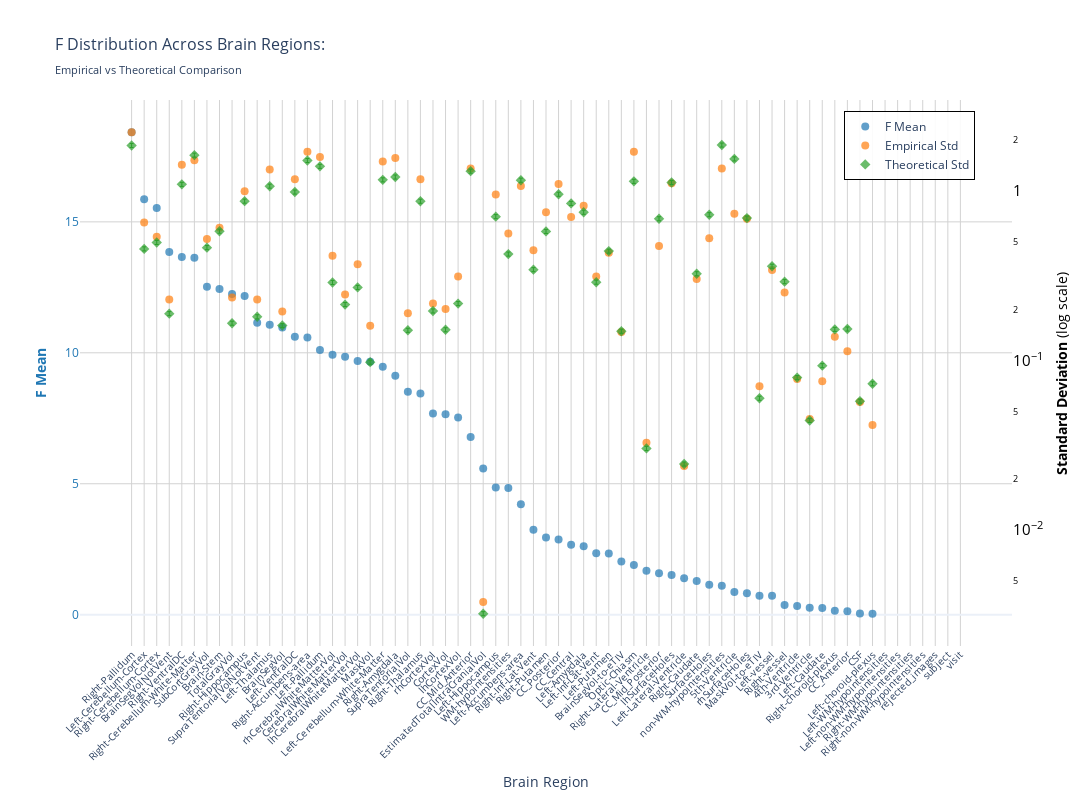
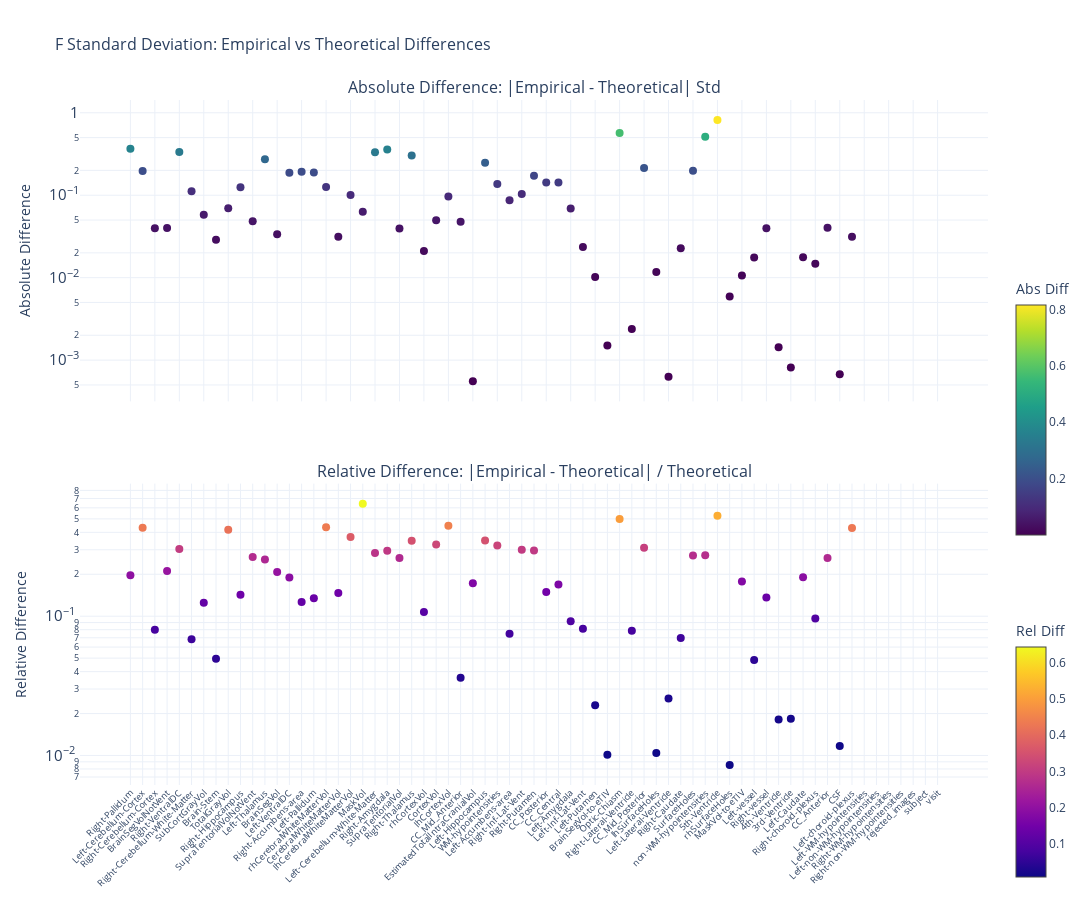

The code cell stored with these charts, in order, in its notebook:
### Markdown cell above
### F-statistic

### Code cell
nu_nav = df_navr[(df_navr["timepoint"] == "baseline") & (df_navr["group"] == "HC-PD")]
data_path = stats_dir / f"ancova_baseline_{METRIC}.parquet"
df, stats = get_test_stats(
    data_path, stat_functions_F, nu_nav, hemisphere=False, study="baseline"
)
show_figure(stats, hemisphere=False, stat_name="F", study="baseline", metric=METRIC)

### Figure 1 — Plotly figure (JSON) as saved in the notebook; plotly's stock layout.template omitted (floating-point values rounded to 4 significant figures)
{"data": [{"hovertemplate": "<b>%{x}</b><br>Mean F: %{y:.2f}<br><extra></extra>", "marker": {"color": "#1f77b4", "opacity": 0.7, "size": 8}, "mode": "markers", "name": "F Mean", "type": "scatter", "x": ["Right-Pallidum", "Left-Cerebellum-Cortex", "Right-Cerebellum-Cortex", "BrainSegVolNotVent", "Right-VentralDC", "Right-Cerebellum-White-Matter", "SubCortGrayVol", "Brain-Stem", "TotalGrayVol", "Right-Hippocampus", "SupraTentorialVolNotVent", "Left-Thalamus", "BrainSegVol", "Left-VentralDC", "Right-Accumbens-area", "Left-Pallidum", "rhCerebralWhiteMatterVol", "CerebralWhiteMatterVol", "lhCerebralWhiteMatterVol", "MaskVol", "Left-Cerebellum-White-Matter", "Right-Amygdala", "SupraTentorialVol", "Right-Thalamus", "rhCortexVol", "CortexVol", "lhCortexVol", "CC_Mid_Anterior", "EstimatedTotalIntraCranialVol", "Left-Hippocampus", "WM-hypointensities", "Left-Accumbens-area", "Right-Inf-Lat-Vent", "Right-Putamen", "CC_Posterior", "CC_Central", "Left-Amygdala", "Left-Inf-Lat-Vent", "Left-Putamen", "BrainSegVol-to-eTIV", "Optic-Chiasm", "Right-Lateral-Ventricle", "CC_Mid_Posterior", "lhSurfaceHoles", "Left-Lateral-Ventricle", "Right-Caudate", "SurfaceHoles", "non-WM-hypointensities", "5th-Ventricle", "rhSurfaceHoles", "MaskVol-to-eTIV", "Left-vessel", "Right-vessel", "4th-Ventricle", "3rd-Ventricle", "Left-Caudate", "Right-choroid-plexus", "CC_Anterior", "CSF", "Left-choroid-plexus", "Left-WM-hypointensities", "Left-non-WM-hypointensities", "Right-WM-hypointensities", "Right-non-WM-hypointensities", "rejected_images", "subject", "visit"], "y": [18.42, 15.86, 15.53, 13.85, 13.66, 13.63, 12.52, 12.43, 12.25, 12.17, 11.15, 11.07, 10.97, 10.61, 10.59, 10.11, 9.927, 9.846, 9.683, 9.656, 9.463, 9.126, 8.513, 8.448, 7.685, 7.655, 7.534, 6.787, 5.583, 4.86, 4.839, 4.214, 3.242, 2.947, 2.869, 2.668, 2.613, 2.342, 2.335, 2.034, 1.897, 1.677, 1.582, 1.511, 1.396, 1.288, 1.145, 1.109, 0.8687, 0.8196, 0.7211, 0.7206, 0.3676, 0.3308, 0.2693, 0.2572, 0.1478, 0.134, 0.04168, 0.0376, NaN, NaN, NaN, NaN, NaN, NaN, NaN], "yaxis": "y"}, {"hovertemplate": "<b>%{x}</b><br>Empirical Std: %{y:.3f}<br><extra></extra>", "marker": {"color": "#ff7f0e", "opacity": 0.7, "size": 8, "symbol": "circle"}, "mode": "markers", "name": "Empirical Std", "type": "scatter", "x": ["Right-Pallidum", "Left-Cerebellum-Cortex", "Right-Cerebellum-Cortex", "BrainSegVolNotVent", "Right-VentralDC", "Right-Cerebellum-White-Matter", "SubCortGrayVol", "Brain-Stem", "TotalGrayVol", "Right-Hippocampus", "SupraTentorialVolNotVent", "Left-Thalamus", "BrainSegVol", "Left-VentralDC", "Right-Accumbens-area", "Left-Pallidum", "rhCerebralWhiteMatterVol", "CerebralWhiteMatterVol", "lhCerebralWhiteMatterVol", "MaskVol", "Left-Cerebellum-White-Matter", "Right-Amygdala", "SupraTentorialVol", "Right-Thalamus", "rhCortexVol", "CortexVol", "lhCortexVol", "CC_Mid_Anterior", "EstimatedTotalIntraCranialVol", "Left-Hippocampus", "WM-hypointensities", "Left-Accumbens-area", "Right-Inf-Lat-Vent", "Right-Putamen", "CC_Posterior", "CC_Central", "Left-Amygdala", "Left-Inf-Lat-Vent", "Left-Putamen", "BrainSegVol-to-eTIV", "Optic-Chiasm", "Right-Lateral-Ventricle", "CC_Mid_Posterior", "lhSurfaceHoles", "Left-Lateral-Ventricle", "Right-Caudate", "SurfaceHoles", "non-WM-hypointensities", "5th-Ventricle", "rhSurfaceHoles", "MaskVol-to-eTIV", "Left-vessel", "Right-vessel", "4th-Ventricle", "3rd-Ventricle", "Left-Caudate", "Right-choroid-plexus", "CC_Anterior", "CSF", "Left-choroid-plexus", "Left-WM-hypointensities", "Left-non-WM-hypointensities", "Right-WM-hypointensities", "Right-non-WM-hypointensities", "rejected_images", "subject", "visit"], "y": [2.229, 0.6538, 0.5381, 0.2293, 1.431, 1.522, 0.5225, 0.6097, 0.2356, 0.9989, 0.2297, 1.345, 0.1947, 1.176, 1.711, 1.592, 0.4154, 0.2455, 0.3708, 0.1608, 1.498, 1.571, 0.1905, 1.177, 0.2173, 0.2019, 0.3138, 1.361, 0.003755, 0.9551, 0.5625, 1.075, 0.4476, 0.751, 1.103, 0.7047, 0.8206, 0.3139, 0.4329, 0.1475, 1.713, 0.03268, 0.4743, 1.115, 0.02388, 0.3029, 0.5286, 1.361, 0.7364, 0.6879, 0.07056, 0.3431, 0.2526, 0.07793, 0.04513, 0.0756, 0.1381, 0.1134, 0.05693, 0.04159, NaN, NaN, NaN, NaN, NaN, NaN, NaN], "yaxis": "y2"}, {"error_y": {"array": [0.05219, 0.0128, 0.01396, 0.005305, 0.03076, 0.04576, 0.01302, 0.01628, 0.004658, 0.02449, 0.005083, 0.03001, 0.004516, 0.0277, 0.04255, 0.03931, 0.008107, 0.006, 0.007577, 0.002742, 0.0327, 0.03398, 0.00423, 0.02446, 0.0055, 0.00426, 0.006079, 0.03681, 8.97e-05, 0.01984, 0.01192, 0.03256, 0.009646, 0.01623, 0.02689, 0.02375, 0.02105, 0.008134, 0.01241, 0.004175, 0.03205, 0.0008489, 0.01927, 0.03157, 0.0006867, 0.009123, 0.02037, 0.05249, 0.04349, 0.01944, 0.001679, 0.0101, 0.008195, 0.002224, 0.001242, 0.002615, 0.004282, 0.004304, 0.001614, 0.002044, NaN, NaN, NaN, NaN, NaN, NaN, NaN], "arrayminus": [0.05074, 0.01244, 0.01357, 0.005158, 0.02991, 0.04449, 0.01265, 0.01583, 0.004529, 0.02381, 0.004942, 0.02918, 0.004391, 0.02693, 0.04137, 0.03822, 0.007882, 0.005834, 0.007367, 0.002666, 0.03179, 0.03304, 0.004113, 0.02378, 0.005348, 0.004142, 0.00591, 0.03579, 8.722e-05, 0.01929, 0.01159, 0.03166, 0.009378, 0.01578, 0.02614, 0.0231, 0.02047, 0.007909, 0.01207, 0.004059, 0.03116, 0.0008254, 0.01874, 0.03069, 0.0006676, 0.00887, 0.0198, 0.05104, 0.04228, 0.0189, 0.001632, 0.009825, 0.007968, 0.002162, 0.001207, 0.002543, 0.004163, 0.004184, 0.001569, 0.001987, NaN, NaN, NaN, NaN, NaN, NaN, NaN], "color": "#2ca02c", "thickness": 1, "type": "data", "visible": true, "width": 2}, "hovertemplate": "<b>%{x}</b><br>Theoretical Std: %{y:.3f}<br><extra></extra>", "marker": {"color": "#2ca02c", "opacity": 0.7, "size": 8, "symbol": "diamond"}, "mode": "markers", "name": "Theoretical Std", "type": "scatter", "x": ["Right-Pallidum", "Left-Cerebellum-Cortex", "Right-Cerebellum-Cortex", "BrainSegVolNotVent", "Right-VentralDC", "Right-Cerebellum-White-Matter", "SubCortGrayVol", "Brain-Stem", "TotalGrayVol", "Right-Hippocampus", "SupraTentorialVolNotVent", "Left-Thalamus", "BrainSegVol", "Left-VentralDC", "Right-Accumbens-area", "Left-Pallidum", "rhCerebralWhiteMatterVol", "CerebralWhiteMatterVol", "lhCerebralWhiteMatterVol", "MaskVol", "Left-Cerebellum-White-Matter", "Right-Amygdala", "SupraTentorialVol", "Right-Thalamus", "rhCortexVol", "CortexVol", "lhCortexVol", "CC_Mid_Anterior", "EstimatedTotalIntraCranialVol", "Left-Hippocampus", "WM-hypointensities", "Left-Accumbens-area", "Right-Inf-Lat-Vent", "Right-Putamen", "CC_Posterior", "CC_Central", "Left-Amygdala", "Left-Inf-Lat-Vent", "Left-Putamen", "BrainSegVol-to-eTIV", "Optic-Chiasm", "Right-Lateral-Ventricle", "CC_Mid_Posterior", "lhSurfaceHoles", "Left-Lateral-Ventricle", "Right-Caudate", "SurfaceHoles", "non-WM-hypointensities", "5th-Ventricle", "rhSurfaceHoles", "MaskVol-to-eTIV", "Left-vessel", "Right-vessel", "4th-Ventricle", "3rd-Ventricle", "Left-Caudate", "Right-choroid-plexus", "CC_Anterior", "CSF", "Left-choroid-plexus", "Left-WM-hypointensities", "Left-non-WM-hypointensities", "Right-WM-hypointensities", "Right-non-WM-hypointensities", "rejected_images", "subject", "visit"], "y": [1.863, 0.4567, 0.4983, 0.1893, 1.098, 1.633, 0.4645, 0.5809, 0.1663, 0.8741, 0.1814, 1.071, 0.1612, 0.9887, 1.519, 1.403, 0.2893, 0.2141, 0.2704, 0.09787, 1.167, 1.213, 0.151, 0.873, 0.1963, 0.152, 0.217, 1.314, 0.003202, 0.708, 0.4255, 1.162, 0.3443, 0.5792, 0.9597, 0.8478, 0.7515, 0.2903, 0.4431, 0.149, 1.144, 0.0303, 0.6878, 1.127, 0.02451, 0.3256, 0.7269, 1.874, 1.552, 0.6939, 0.05992, 0.3606, 0.2925, 0.07937, 0.04431, 0.09334, 0.1528, 0.1536, 0.0576, 0.07295, NaN, NaN, NaN, NaN, NaN, NaN, NaN], "yaxis": "y2"}], "layout": {"height": 800, "hovermode": "x", "legend": {"bgcolor": "rgba(255, 255, 255, 0.9)", "bordercolor": "black", "borderwidth": 1, "font": {"size": 12}, "orientation": "v", "x": 0.82, "y": 0.98}, "title": {"font": {"size": 16}, "text": "F Distribution Across Brain Regions:<br><sub>Empirical vs Theoretical Comparison</sub>"}, "width": 1400, "xaxis": {"gridcolor": "lightgray", "showgrid": true, "tickangle": -45, "tickfont": {"size": 10}, "title": {"text": "Brain Region"}}, "yaxis": {"gridcolor": "lightgray", "showgrid": true, "side": "left", "tickfont": {"color": "#1f77b4"}, "title": {"font": {"color": "#1f77b4"}, "text": "<b>F Mean</b>"}}, "yaxis2": {"exponentformat": "power", "overlaying": "y", "showgrid": false, "side": "right", "tickfont": {"color": "black"}, "title": {"font": {"color": "black"}, "text": "<b>Standard Deviation</b> (log scale)"}, "type": "log"}}}

### Figure 2 — Plotly figure (JSON) as saved in the notebook; plotly's stock layout.template omitted (floating-point values rounded to 4 significant figures)
{"data": [{"hovertemplate": "<b>%{x}</b><br>Abs Diff: %{y:.4f}<br><extra></extra>", "marker": {"color": [0.366, 0.1971, 0.03983, 0.04, 0.3332, 0.1116, 0.05791, 0.02876, 0.06937, 0.1249, 0.04829, 0.2734, 0.03353, 0.1877, 0.1921, 0.1891, 0.126, 0.03136, 0.1004, 0.06291, 0.3313, 0.3579, 0.03957, 0.3041, 0.021, 0.04983, 0.09682, 0.04753, 0.0005531, 0.2471, 0.1369, 0.08703, 0.1034, 0.1718, 0.1429, 0.1431, 0.0691, 0.02356, 0.01017, 0.001509, 0.5695, 0.002377, 0.2135, 0.01173, 0.0006281, 0.02272, 0.1984, 0.5125, 0.8157, 0.005931, 0.01064, 0.01751, 0.03989, 0.001436, 0.0008142, 0.01774, 0.01471, 0.04021, 0.0006736, 0.03136, NaN, NaN, NaN, NaN, NaN, NaN, NaN], "colorbar": {"len": 0.4, "title": {"text": "Abs Diff"}, "y": 0.75, "yanchor": "top"}, "colorscale": [[0, "#440154"], [0.1111, "#482878"], [0.2222, "#3e4989"], [0.3333, "#31688e"], [0.4444, "#26828e"], [0.5556, "#1f9e89"], [0.6667, "#35b779"], [0.7778, "#6ece58"], [0.8889, "#b5de2b"], [1, "#fde725"]], "showscale": true, "size": 8}, "mode": "markers", "name": "Absolute", "type": "scatter", "x": ["Right-Pallidum", "Left-Cerebellum-Cortex", "Right-Cerebellum-Cortex", "BrainSegVolNotVent", "Right-VentralDC", "Right-Cerebellum-White-Matter", "SubCortGrayVol", "Brain-Stem", "TotalGrayVol", "Right-Hippocampus", "SupraTentorialVolNotVent", "Left-Thalamus", "BrainSegVol", "Left-VentralDC", "Right-Accumbens-area", "Left-Pallidum", "rhCerebralWhiteMatterVol", "CerebralWhiteMatterVol", "lhCerebralWhiteMatterVol", "MaskVol", "Left-Cerebellum-White-Matter", "Right-Amygdala", "SupraTentorialVol", "Right-Thalamus", "rhCortexVol", "CortexVol", "lhCortexVol", "CC_Mid_Anterior", "EstimatedTotalIntraCranialVol", "Left-Hippocampus", "WM-hypointensities", "Left-Accumbens-area", "Right-Inf-Lat-Vent", "Right-Putamen", "CC_Posterior", "CC_Central", "Left-Amygdala", "Left-Inf-Lat-Vent", "Left-Putamen", "BrainSegVol-to-eTIV", "Optic-Chiasm", "Right-Lateral-Ventricle", "CC_Mid_Posterior", "lhSurfaceHoles", "Left-Lateral-Ventricle", "Right-Caudate", "SurfaceHoles", "non-WM-hypointensities", "5th-Ventricle", "rhSurfaceHoles", "MaskVol-to-eTIV", "Left-vessel", "Right-vessel", "4th-Ventricle", "3rd-Ventricle", "Left-Caudate", "Right-choroid-plexus", "CC_Anterior", "CSF", "Left-choroid-plexus", "Left-WM-hypointensities", "Left-non-WM-hypointensities", "Right-WM-hypointensities", "Right-non-WM-hypointensities", "rejected_images", "subject", "visit"], "xaxis": "x", "y": [0.366, 0.1971, 0.03983, 0.04, 0.3332, 0.1116, 0.05791, 0.02876, 0.06937, 0.1249, 0.04829, 0.2734, 0.03353, 0.1877, 0.1921, 0.1891, 0.126, 0.03136, 0.1004, 0.06291, 0.3313, 0.3579, 0.03957, 0.3041, 0.021, 0.04983, 0.09682, 0.04753, 0.0005531, 0.2471, 0.1369, 0.08703, 0.1034, 0.1718, 0.1429, 0.1431, 0.0691, 0.02356, 0.01017, 0.001509, 0.5695, 0.002377, 0.2135, 0.01173, 0.0006281, 0.02272, 0.1984, 0.5125, 0.8157, 0.005931, 0.01064, 0.01751, 0.03989, 0.001436, 0.0008142, 0.01774, 0.01471, 0.04021, 0.0006736, 0.03136, NaN, NaN, NaN, NaN, NaN, NaN, NaN], "yaxis": "y"}, {"hovertemplate": "<b>%{x}</b><br>Rel Diff: %{y:.2%}<br><extra></extra>", "marker": {"color": [0.1965, 0.4316, 0.07992, 0.2113, 0.3035, 0.06832, 0.1247, 0.04951, 0.4172, 0.1428, 0.2662, 0.2552, 0.208, 0.1898, 0.1265, 0.1348, 0.4356, 0.1464, 0.3712, 0.6428, 0.2839, 0.2951, 0.2621, 0.3483, 0.107, 0.3277, 0.4462, 0.03618, 0.1727, 0.349, 0.3218, 0.07488, 0.3003, 0.2966, 0.149, 0.1687, 0.09196, 0.08114, 0.02294, 0.01013, 0.4978, 0.07845, 0.3104, 0.01041, 0.02563, 0.06978, 0.2729, 0.2735, 0.5255, 0.008548, 0.1775, 0.04856, 0.1364, 0.01809, 0.01837, 0.1901, 0.09622, 0.2617, 0.01169, 0.4299, NaN, NaN, NaN, NaN, NaN, NaN, NaN], "colorbar": {"len": 0.4, "title": {"text": "Rel Diff"}, "y": 0.25, "yanchor": "top"}, "colorscale": [[0, "#0d0887"], [0.1111, "#46039f"], [0.2222, "#7201a8"], [0.3333, "#9c179e"], [0.4444, "#bd3786"], [0.5556, "#d8576b"], [0.6667, "#ed7953"], [0.7778, "#fb9f3a"], [0.8889, "#fdca26"], [1, "#f0f921"]], "showscale": true, "size": 8}, "mode": "markers", "name": "Relative", "type": "scatter", "x": ["Right-Pallidum", "Left-Cerebellum-Cortex", "Right-Cerebellum-Cortex", "BrainSegVolNotVent", "Right-VentralDC", "Right-Cerebellum-White-Matter", "SubCortGrayVol", "Brain-Stem", "TotalGrayVol", "Right-Hippocampus", "SupraTentorialVolNotVent", "Left-Thalamus", "BrainSegVol", "Left-VentralDC", "Right-Accumbens-area", "Left-Pallidum", "rhCerebralWhiteMatterVol", "CerebralWhiteMatterVol", "lhCerebralWhiteMatterVol", "MaskVol", "Left-Cerebellum-White-Matter", "Right-Amygdala", "SupraTentorialVol", "Right-Thalamus", "rhCortexVol", "CortexVol", "lhCortexVol", "CC_Mid_Anterior", "EstimatedTotalIntraCranialVol", "Left-Hippocampus", "WM-hypointensities", "Left-Accumbens-area", "Right-Inf-Lat-Vent", "Right-Putamen", "CC_Posterior", "CC_Central", "Left-Amygdala", "Left-Inf-Lat-Vent", "Left-Putamen", "BrainSegVol-to-eTIV", "Optic-Chiasm", "Right-Lateral-Ventricle", "CC_Mid_Posterior", "lhSurfaceHoles", "Left-Lateral-Ventricle", "Right-Caudate", "SurfaceHoles", "non-WM-hypointensities", "5th-Ventricle", "rhSurfaceHoles", "MaskVol-to-eTIV", "Left-vessel", "Right-vessel", "4th-Ventricle", "3rd-Ventricle", "Left-Caudate", "Right-choroid-plexus", "CC_Anterior", "CSF", "Left-choroid-plexus", "Left-WM-hypointensities", "Left-non-WM-hypointensities", "Right-WM-hypointensities", "Right-non-WM-hypointensities", "rejected_images", "subject", "visit"], "xaxis": "x2", "y": [0.1965, 0.4316, 0.07992, 0.2113, 0.3035, 0.06832, 0.1247, 0.04951, 0.4172, 0.1428, 0.2662, 0.2552, 0.208, 0.1898, 0.1265, 0.1348, 0.4356, 0.1464, 0.3712, 0.6428, 0.2839, 0.2951, 0.2621, 0.3483, 0.107, 0.3277, 0.4462, 0.03618, 0.1727, 0.349, 0.3218, 0.07488, 0.3003, 0.2966, 0.149, 0.1687, 0.09196, 0.08114, 0.02294, 0.01013, 0.4978, 0.07845, 0.3104, 0.01041, 0.02563, 0.06978, 0.2729, 0.2735, 0.5255, 0.008548, 0.1775, 0.04856, 0.1364, 0.01809, 0.01837, 0.1901, 0.09622, 0.2617, 0.01169, 0.4299, NaN, NaN, NaN, NaN, NaN, NaN, NaN], "yaxis": "y2"}], "layout": {"annotations": [{"font": {"size": 16}, "showarrow": false, "text": "Absolute Difference: |Empirical - Theoretical| Std", "x": 0.5, "xanchor": "center", "xref": "paper", "y": 1, "yanchor": "bottom", "yref": "paper"}, {"font": {"size": 16}, "showarrow": false, "text": "Relative Difference: |Empirical - Theoretical| / Theoretical", "x": 0.5, "xanchor": "center", "xref": "paper", "y": 0.44, "yanchor": "bottom", "yref": "paper"}], "height": 900, "hovermode": "x unified", "showlegend": false, "title": {"font": {"size": 16}, "text": "F Standard Deviation: Empirical vs Theoretical Differences"}, "width": 1400, "xaxis": {"anchor": "y", "domain": [0, 1], "showticklabels": false}, "xaxis2": {"anchor": "y2", "domain": [0, 1], "tickangle": -45, "tickfont": {"size": 9}}, "yaxis": {"anchor": "x", "domain": [0.56, 1], "exponentformat": "power", "title": {"text": "Absolute Difference"}, "type": "log"}, "yaxis2": {"anchor": "x2", "domain": [0, 0.44], "exponentformat": "power", "title": {"text": "Relative Difference"}, "type": "log"}}}
